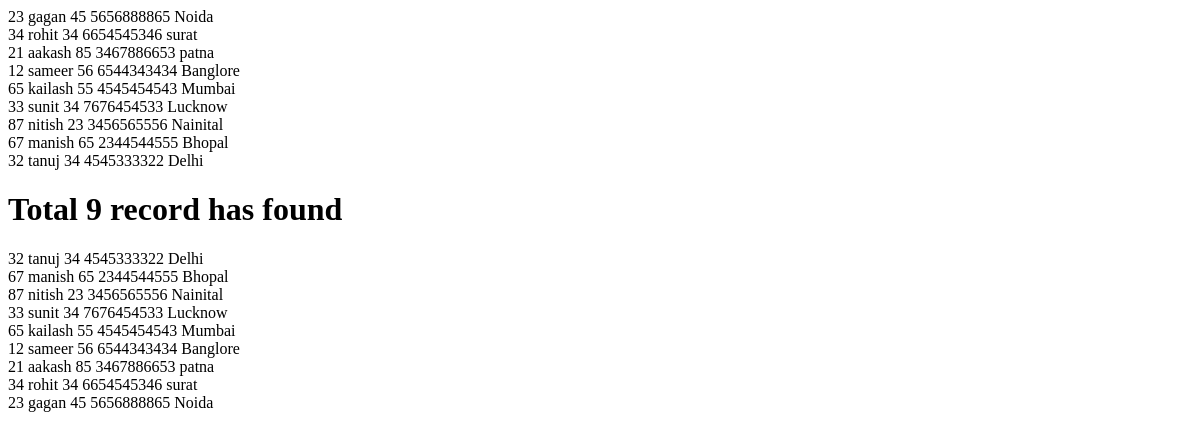
The page /ViewEmpData on the database as committed earlier.
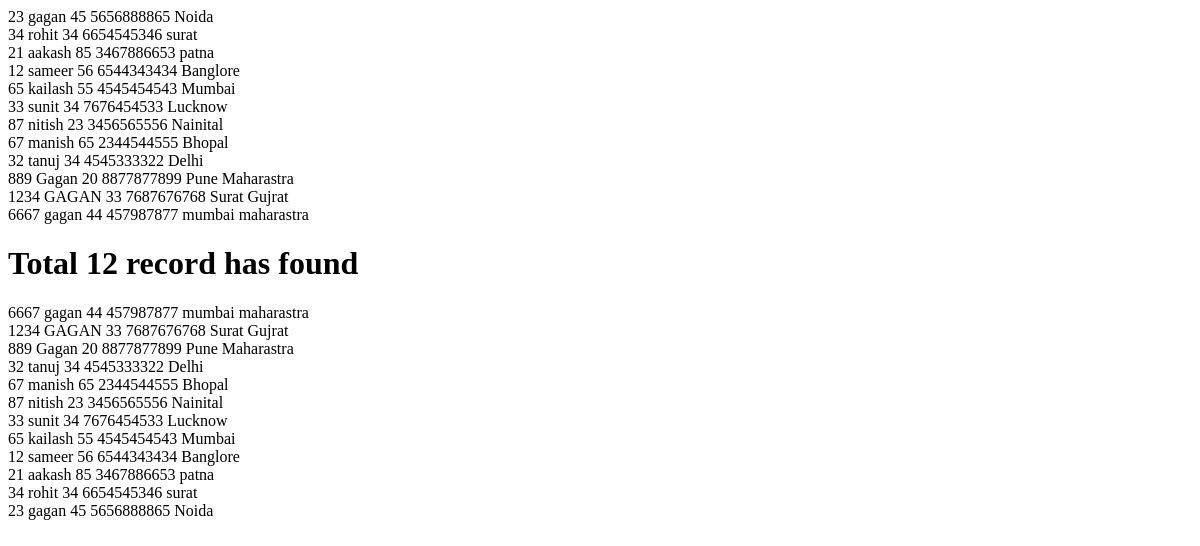
The same page on the database as committed later.
### Myapp/models.py (models this page shows, shortened)
class EmployeeClass(models.Model):
    Employee_ID = models.CharField(primary_key=True,max_length=10)
    Name = models.CharField(max_length=100)
    Age = models.IntegerField()
    Phone = models.IntegerField()
    City = models.CharField(max_length=100)

### Myapp/views.py (the view)
# urls.py: path('ViewEmpData',views.ViewEmpData),
def ViewEmpData(request):
    EmpData = EmployeeClass.objects.all()
    count = EmployeeClass.objects.count()
    Rec = EmployeeClass.objects.all()[::-1] # print all data in reverse order
    return render(request,"ViewEmpData.html",{'EmpData':EmpData,'count':count,'Rec':Rec})

### templates/ViewEmpData.html (shortened to what this page needs)
<!DOCTYPE html>
<html lang="en">
<head>
</head>
<body>
    {% for data in EmpData %}
        <span>{{data.Employee_ID}}</span>
        <span>{{data.Name}}</span>
        <span>{{data.Age}}</span>
        <span>{{data.Phone}}</span>
        <span>{{data.City}}</span><br>
    {% endfor %}
    <h1>Total {{count}} record has found</h1>
    {% for data in Rec %}
        <span>{{data.Employee_ID}}</span>
        <span>{{data.Name}}</span>
        <span>{{data.Age}}</span>
        <span>{{data.Phone}}</span>
        <span>{{data.City}}</span><br>
    {% endfor %}
</body>
</html>

Rows that differ between the two databases and show on the page:
added EmployeeClass: Employee_ID "889", Name "Gagan", Age "20", Phone "8877877899", City "Pune Maharastra"
added EmployeeClass: Employee_ID "1234", Name "GAGAN", Age "33", Phone "7687676768", City "Surat Gujrat"
added EmployeeClass: Employee_ID "6667", Name "gagan", Age "44", Phone "457987877", City "mumbai maharastra"
Other text that changed with them:
{{ count }}: "9" → "12"
